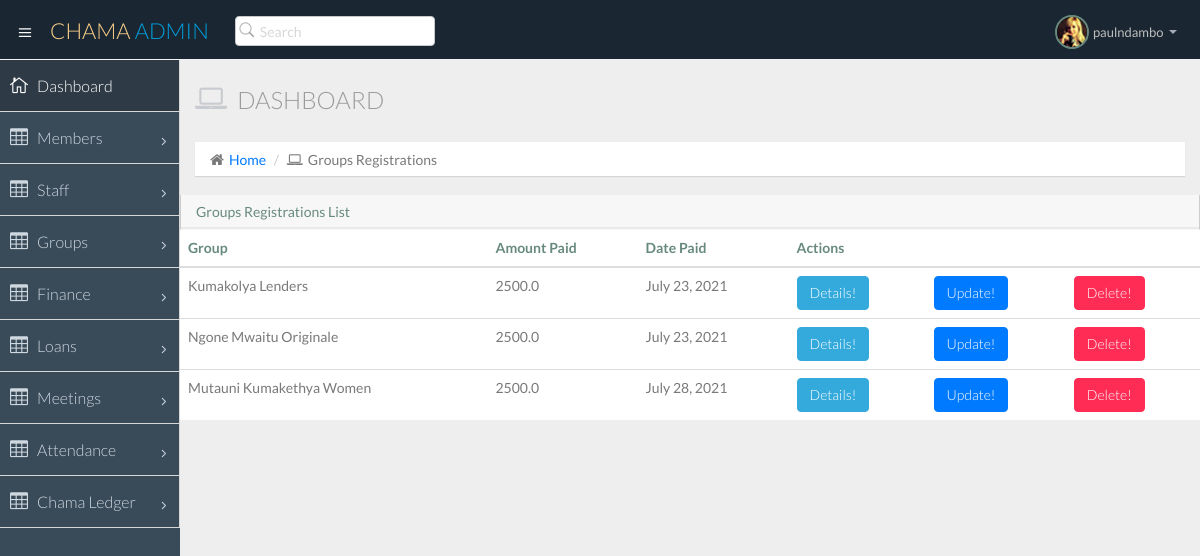
/finance/group-registrations/ (signed in), run on the app's committed database.
### finance/models.py (models this page shows, shortened)
class GroupRegistration(models.Model):
    group = models.OneToOneField(Group, on_delete=models.CASCADE)
    amount_paid = models.FloatField(default=2500, editable=False)
    date_paid = models.DateField(default=timezone.now)

### data/models.py (models this page shows, shortened)
class Group(models.Model):
    group_id = models.CharField(max_length=20, unique=True, primary_key=True)
    title = models.CharField(max_length=500, unique=True)
    date_formed = models.DateField(default=timezone.now)
    year = models.CharField(max_length=4, choices=YEAR_CHOICES, default="2021")
    number_of_members = models.IntegerField(default=0)
    chairperson = models.OneToOneField(Member, on_delete=models.CASCADE)
    def __str__(self):
        return self.title

### finance/views.py (the view)
# urls.py: path("group-registrations/", GroupRegistrationList.as_view(), name="group-registrations"),
class GroupRegistrationList(ListView):
	model = GroupRegistration
	template_name = "finance/group_registrations.html"

### finance/templates/finance/group_registrations.html
{% extends "base.html" %}
{% block content %}
<section id="main-content">
  <section class="wrapper">
    <div class="row">
      <div class="col-lg-12">
        <h3 class="page-header"><i class="fa fa-laptop"></i> Dashboard</h3>
        <ol class="breadcrumb">
          <li><i class="fa fa-home"></i><a href="/">Home</a></li>
          <li><i class="fa fa-laptop"></i>Groups Registrations</li>
        </ol>
      </div>
    </div>
    <div class="row">
      <div class="table-responsive">
          <section class="panel">
            <header class="panel-heading">
              Groups Registrations List
            </header>
            <table class="table ml-3">
              <thead>
                <tr>
                  <th>Group</th>
                  <th>Amount Paid</th>
                   <th>Date Paid</th>
                  <th colspan="3">Actions</th>
                </tr>
              </thead>
              <tbody>
        {% for group_registration in object_list %}
                <tr>
                  <td>{{group_registration.group}}</td>
                  <td>{{group_registration.amount_paid}}</td>
                  <td>{{group_registration.date_paid}}</td>
                  <td>
                  	<a href="#" class="btn btn-info">Details!</a>
                  </td>
                  <td>
                  	<a href="#" class="btn btn-primary">Update!</a>
                  </td>
                  <td>
                  	<a href="#" class="btn btn-danger">Delete!</a>
                  </td>
                </tr>
      {% endfor %}
              </tbody>
            </table>
          </section>
        </div>
      </div>
  </section>
</section>
{% endblock content %}

### templates/base.html (shortened to what this page needs)
{% load static %}
<!DOCTYPE html>
<html lang="en">
<head>
  <link href="{% static 'nice-admin/css/bootstrap.min.css' %}" rel="stylesheet">
  <link href="{% static 'nice-admin/css/bootstrap-theme.css' %}" rel="stylesheet">
  <link href="{% static 'nice-admin/css/elegant-icons-style.css' %}" rel="stylesheet" />
  <link href="{% static 'nice-admin/css/font-awesome.min.css' %}" rel="stylesheet" />
  <link href="{% static 'nice-admin/assets/fullcalendar/fullcalendar/bootstrap-fullcalendar.css' %}" rel="stylesheet" />
  <link href="{% static 'nice-admin/assets/fullcalendar/fullcalendar/fullcalendar.css' %}" rel="stylesheet" />
  <link href="{% static 'nice-admin/assets/jquery-easy-pie-chart/jquery.easy-pie-chart.css' %}" rel="stylesheet" type="text/css" media="screen" />
  <link rel="stylesheet" href="{% static 'nice-admin/css/owl.carousel.css' %}" type="text/css">
  <link href="{% static 'nice-admin/css/jquery-jvectormap-1.2.2.css' %}" rel="stylesheet">
  <link rel="stylesheet" href="{% static 'nice-admin/css/fullcalendar.css' %}">
  <link href="{% static 'nice-admin/css/widgets.css' %}" rel="stylesheet">
  <link href="{% static 'nice-admin/css/style.css' %}" rel="stylesheet">
  <link href="{% static 'nice-admin/css/style-responsive.css' %}" rel="stylesheet" />
  <link href="{% static 'nice-admin/css/xcharts.min.css' %}" rel=" stylesheet">
  <link href="{% static 'nice-admin/css/jquery-ui-1.10.4.min.css' %}" rel="stylesheet">
</head>
<body>
{% if user.is_authenticated %}
  <section id="container" class="">
    <header class="header dark-bg">
      <div class="toggle-nav">
        <div class="icon-reorder tooltips" data-original-title="Toggle Navigation" data-placement="bottom"><i class="icon_menu"></i></div>
      </div>
      <a href="{% url 'home' %}" class="logo">CHAMA <span class="lite"> Admin</span></a>
      <div class="nav search-row" id="top_menu">
        <ul class="nav top-menu">
          <li>
            <form class="navbar-form">
              <input class="form-control" placeholder="Search" type="text">
            </form>
          </li>
        </ul>
      </div>
      <div class="top-nav notification-row">
        <ul class="nav pull-right top-menu">
          <li class="dropdown">
            <a data-toggle="dropdown" class="dropdown-toggle" href="#">
                            <span class="profile-ava">
                                <img alt="" src="{% static 'nice-admin/img/avatar1_small.jpg' %}">
                            </span>
                            <span class="username">{{user.username}}</span>
                            <b class="caret"></b>
                        </a>
          </li>
        </ul>
      </div>
    </header>
    <aside>
      <div id="sidebar" class="nav-collapse ">
        <ul class="sidebar-menu">
          <li class="active">
            <a class="" href="{% url 'home' %}">
                          <i class="icon_house_alt"></i>
                          <span>Dashboard</span>
                      </a>
          </li>
          <li class="sub-menu">
            <a href="javascript:;" class="">
                          <i class="icon_table"></i>
                          <span>Members</span>
                          <span class="menu-arrow arrow_carrot-right"></span>
                      </a>
          </li>
          <li class="sub-menu">
            <a href="javascript:;" class="">
                          <i class="icon_table"></i>
                          <span>Staff</span>
                          <span class="menu-arrow arrow_carrot-right"></span>
                      </a>
          </li>
                    <li class="sub-menu">
            <a href="javascript:;" class="">
                          <i class="icon_table"></i>
                          <span>Groups</span>
                          <span class="menu-arrow arrow_carrot-right"></span>
                      </a>
          </li>
            <li class="sub-menu">
            <a href="javascript:;" class="">
                          <i class="icon_table"></i>
                          <span>Finance</span>
                          <span class="menu-arrow arrow_carrot-right"></span>
                      </a>
          </li>
           <li class="sub-menu">
            <a href="javascript:;" class="">
                          <i class="icon_table"></i>
                          <span>Loans</span>
                          <span class="menu-arrow arrow_carrot-right"></span>
                      </a>
          </li>
            <li class="sub-menu">
            <a href="javascript:;" class="">
                          <i class="icon_table"></i>
                          <span>Meetings</span>
                          <span class="menu-arrow arrow_carrot-right"></span>
                      </a>
          </li>
           <li class="sub-menu">
            <a href="javascript:;" class="">
                          <i class="icon_table"></i>
                          <span>Attendance</span>
                          <span class="menu-arrow arrow_carrot-right"></span>
                      </a>
          </li>
          <li class="sub-menu">
            <a href="javascript:;" class="">
                          <i class="icon_table"></i>
                          <span>Chama Ledger</span>
                          <span class="menu-arrow arrow_carrot-right"></span>
                      </a>
          </li>
        </ul>
      </div>
    </aside>
    {% block content %}
    {% endblock content %}
  </section>
{% endif %}
</body>
</html>

### data on the page
GroupRegistration: group "Kumakolya Lenders", amount_paid "2500.0", date_paid "July 23, 2021"
GroupRegistration: group "Ngone Mwaitu Originale", amount_paid "2500.0", date_paid "July 23, 2021"
GroupRegistration: group "Mutauni Kumakethya Women", amount_paid "2500.0", date_paid "July 28, 2021"

### other printed values
{{ user.username }} "paulndambo"
